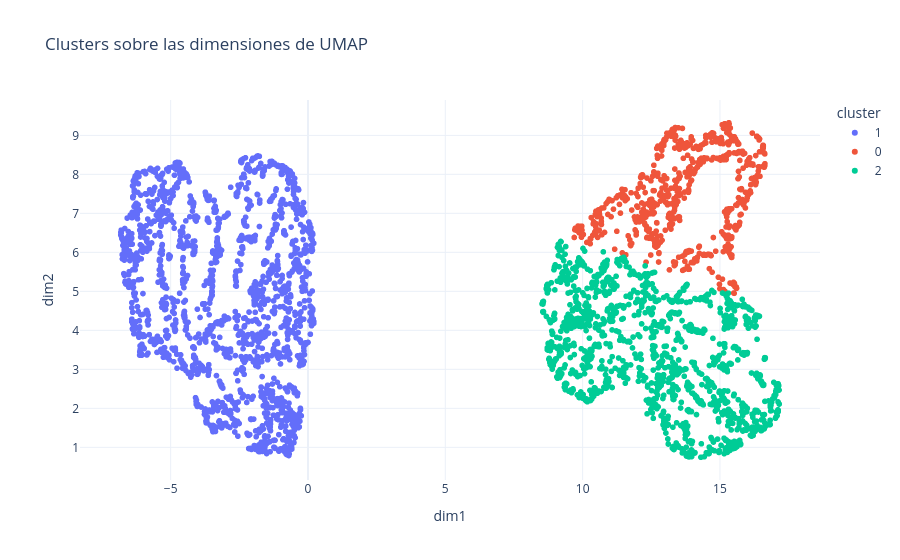

The notebook cell saved with this chart:
### Code cell
seg.graficar_clusters(hover=["plataforma", "genero_favorito", "estado_animo"])

### Figure 1 — Plotly figure (JSON) as saved in the notebook; plotly's stock layout.template omitted (floating-point values rounded to 4 significant figures; data arrays with more than 128 entries replaced by an {"elided": "..."} marker saying what was removed)
{"data": [{"customdata": {"elided": "1872x3 str values"}, "hovertemplate": "cluster=1<br>dim1=%{x}<br>dim2=%{y}<br>plataforma=%{customdata[0]}<br>genero_favorito=%{customdata[1]}<br>estado_animo=%{customdata[2]}<extra></extra>", "legendgroup": "1", "marker": {"color": "#636efa", "symbol": "circle"}, "mode": "markers", "name": "1", "showlegend": true, "x": {"elided": "1872 float values"}, "xaxis": "x", "y": {"elided": "1872 float values"}, "yaxis": "y", "type": "scattergl"}, {"customdata": {"elided": "718x3 str values"}, "hovertemplate": "cluster=0<br>dim1=%{x}<br>dim2=%{y}<br>plataforma=%{customdata[0]}<br>genero_favorito=%{customdata[1]}<br>estado_animo=%{customdata[2]}<extra></extra>", "legendgroup": "0", "marker": {"color": "#EF553B", "symbol": "circle"}, "mode": "markers", "name": "0", "showlegend": true, "x": {"elided": "718 float values"}, "xaxis": "x", "y": {"elided": "718 float values"}, "yaxis": "y", "type": "scattergl"}, {"customdata": {"elided": "1410x3 str values"}, "hovertemplate": "cluster=2<br>dim1=%{x}<br>dim2=%{y}<br>plataforma=%{customdata[0]}<br>genero_favorito=%{customdata[1]}<br>estado_animo=%{customdata[2]}<extra></extra>", "legendgroup": "2", "marker": {"color": "#00cc96", "symbol": "circle"}, "mode": "markers", "name": "2", "showlegend": true, "x": {"elided": "1410 float values"}, "xaxis": "x", "y": {"elided": "1410 float values"}, "yaxis": "y", "type": "scattergl"}], "layout": {"xaxis": {"anchor": "y", "domain": [0.0, 1.0], "title": {"text": "dim1"}}, "yaxis": {"anchor": "x", "domain": [0.0, 1.0], "title": {"text": "dim2"}}, "legend": {"title": {"text": "cluster"}, "tracegroupgap": 0}, "title": {"text": "Clusters sobre las dimensiones de UMAP"}}}
